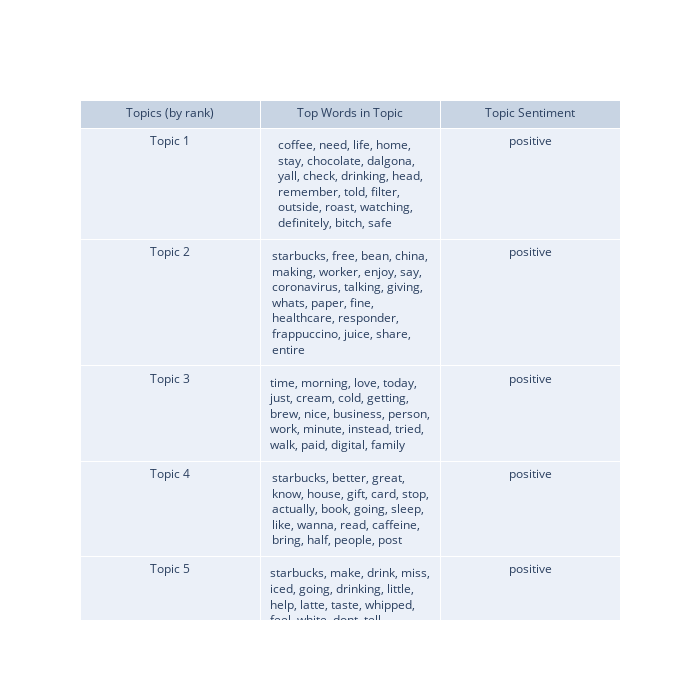

Notebook code for this chart:
### Markdown cell above
Now, let's apply this function to our Starbucks data and view the topics:

### Code cell
topics(preprocessed_dalgona)

### Figure 1 — Plotly figure (JSON) as saved in the notebook; plotly's stock layout.template omitted (floating-point values rounded to 4 significant figures)
{"data": [{"cells": {"values": [["Topic 1", "Topic 2", "Topic 3", "Topic 4", "Topic 5", "Topic 6", "Topic 7", "Topic 8", "Topic 9", "Topic 10"], ["coffee, need, life, home, stay, chocolate, dalgona, yall, check, drinking, head, remember, told, filter, outside, roast, watching, definitely, bitch, safe", "starbucks, free, bean, china, making, worker, enjoy, say, coronavirus, talking, giving, whats, paper, fine, healthcare, responder, frappuccino, juice, share, entire", "time, morning, love, today, just, cream, cold, getting, brew, nice, business, person, work, minute, instead, tried, walk, paid, digital, family", "starbucks, better, great, know, house, gift, card, stop, actually, book, going, sleep, like, wanna, read, caffeine, bring, half, people, post", "starbucks, make, drink, miss, iced, going, drinking, little, help, latte, taste, whipped, feel, white, dont, tell, thought, home, instant, literally", "starbucks, people, really, thing, line, open, drive, dont, order, store, week, shop, need, friend, closed, know, work, drink, hour, place", "girl, thats, trying, breakfast, machine, espresso, wake, thanks, finally, start, grab, money, room, came, called, buying, dark, saying, going, french", "work, company, employee, fuck, working, talk, sure, different, care, used, doesnt, amazing, want, school, amazon, face, high, health, large, size", "good, look, thank, went, cake, today, havent, sweet, damn, day, news, support, making, isnt, ready, send, music, perfect, fresh, hand", "think, cup, maybe, right, bought, woman, probably, pretty, able, cause, cafe, shit, month, thinking, date, maker, test, hope, believe, shop", "milk, black, long, water, table, drink, sugar, night, dunkin, food, smell, ground, ordered, sitting, donut, using, game, online, feeling, kareem"], [["positive"], ["positive"], ["positive"], ["positive"], ["positive"], ["positive"], ["positive"], ["positive"], ["positive"], ["positive"], ["positive"]]]}, "header": {"values": ["Topics (by rank)", "Top Words in Topic", "Topic Sentiment"]}, "type": "table"}], "layout": {"height": 700, "width": 700}}
